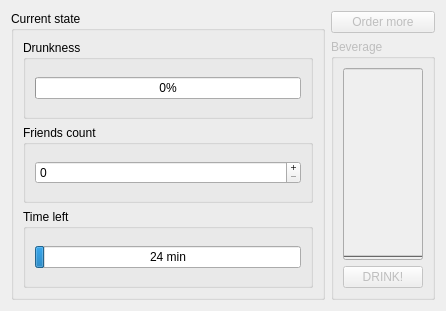
<?xml version="1.0" encoding="UTF-8"?>
<ui version="4.0">
 <class>MainWindow</class>
 <widget class="QWidget" name="MainWindow">
  <property name="geometry">
   <rect>
    <x>0</x>
    <y>0</y>
    <width>446</width>
    <height>311</height>
   </rect>
  </property>
  <property name="windowTitle">
   <string>VirtualBartender. Simulation</string>
  </property>
  <layout class="QHBoxLayout" name="horizontalLayout_4">
   <item>
    <widget class="QGroupBox" name="input_gb">
     <property name="title">
      <string>Current state</string>
     </property>
     <layout class="QVBoxLayout" name="verticalLayout">
      <item>
       <widget class="QGroupBox" name="drunk_gb">
        <property name="title">
         <string>Drunkness</string>
        </property>
        <property name="flat">
         <bool>true</bool>
        </property>
        <layout class="QHBoxLayout" name="horizontalLayout">
         <item>
          <widget class="QProgressBar" name="drunk">
           <property name="value">
            <number>0</number>
           </property>
          </widget>
         </item>
        </layout>
       </widget>
      </item>
      <item>
       <widget class="QGroupBox" name="company_gb">
        <property name="title">
         <string>Friends count</string>
        </property>
        <property name="flat">
         <bool>true</bool>
        </property>
        <layout class="QHBoxLayout" name="horizontalLayout_2">
         <item>
          <widget class="QSpinBox" name="friends">
           <property name="buttonSymbols">
            <enum>QAbstractSpinBox::PlusMinus</enum>
           </property>
           <property name="maximum">
            <number>20</number>
           </property>
          </widget>
         </item>
        </layout>
       </widget>
      </item>
      <item>
       <widget class="QGroupBox" name="time_gb">
        <property name="title">
         <string>Time left</string>
        </property>
        <property name="flat">
         <bool>true</bool>
        </property>
        <layout class="QHBoxLayout" name="horizontalLayout_3">
         <item>
          <widget class="QProgressBar" name="time">
           <property name="maximum">
            <number>640</number>
           </property>
           <property name="value">
            <number>24</number>
           </property>
           <property name="format">
            <string>%v min</string>
           </property>
          </widget>
         </item>
        </layout>
       </widget>
      </item>
     </layout>
    </widget>
   </item>
   <item>
    <layout class="QVBoxLayout" name="verticalLayout_3">
     <item>
      <widget class="QPushButton" name="order_b">
       <property name="enabled">
        <bool>false</bool>
       </property>
       <property name="sizePolicy">
        <sizepolicy hsizetype="Preferred" vsizetype="Minimum">
         <horstretch>0</horstretch>
         <verstretch>0</verstretch>
        </sizepolicy>
       </property>
       <property name="text">
        <string>Order more</string>
       </property>
       <property name="default">
        <bool>true</bool>
       </property>
      </widget>
     </item>
     <item>
      <widget class="QGroupBox" name="beverage_gb">
       <property name="enabled">
        <bool>false</bool>
       </property>
       <property name="sizePolicy">
        <sizepolicy hsizetype="Maximum" vsizetype="Preferred">
         <horstretch>0</horstretch>
         <verstretch>0</verstretch>
        </sizepolicy>
       </property>
       <property name="title">
        <string>Beverage</string>
       </property>
       <layout class="QVBoxLayout" name="verticalLayout_2">
        <item>
         <widget class="QProgressBar" name="beverage">
          <property name="sizePolicy">
           <sizepolicy hsizetype="Expanding" vsizetype="Expanding">
            <horstretch>0</horstretch>
            <verstretch>0</verstretch>
           </sizepolicy>
          </property>
          <property name="maximum">
           <number>500</number>
          </property>
          <property name="value">
           <number>0</number>
          </property>
          <property name="orientation">
           <enum>Qt::Vertical</enum>
          </property>
          <property name="invertedAppearance">
           <bool>false</bool>
          </property>
          <property name="format">
           <string>%v ml</string>
          </property>
         </widget>
        </item>
        <item>
         <widget class="QPushButton" name="drink_b">
          <property name="text">
           <string>DRINK!</string>
          </property>
         </widget>
        </item>
       </layout>
      </widget>
     </item>
    </layout>
   </item>
  </layout>
 </widget>
 <resources/>
 <connections/>
</ui>
